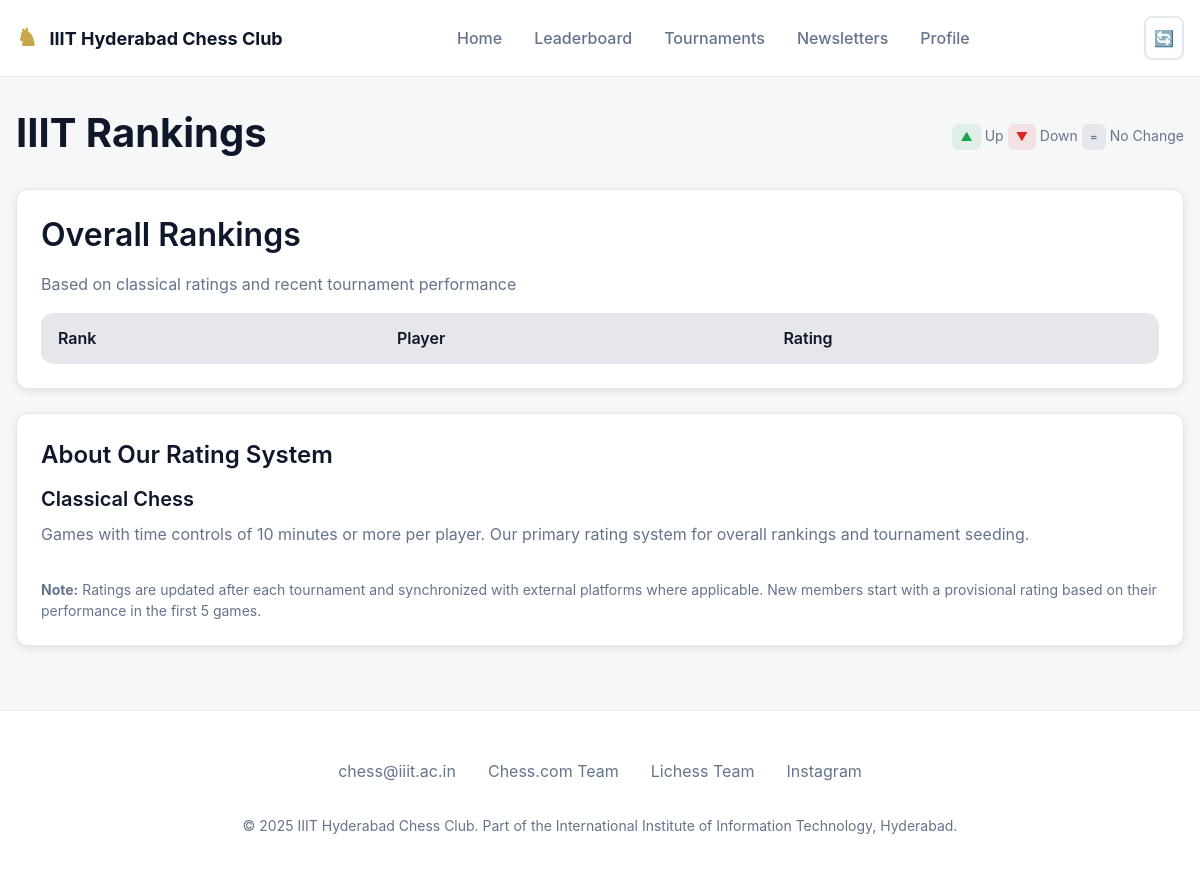
/leaderboard, run on an earlier commit of the app's database.
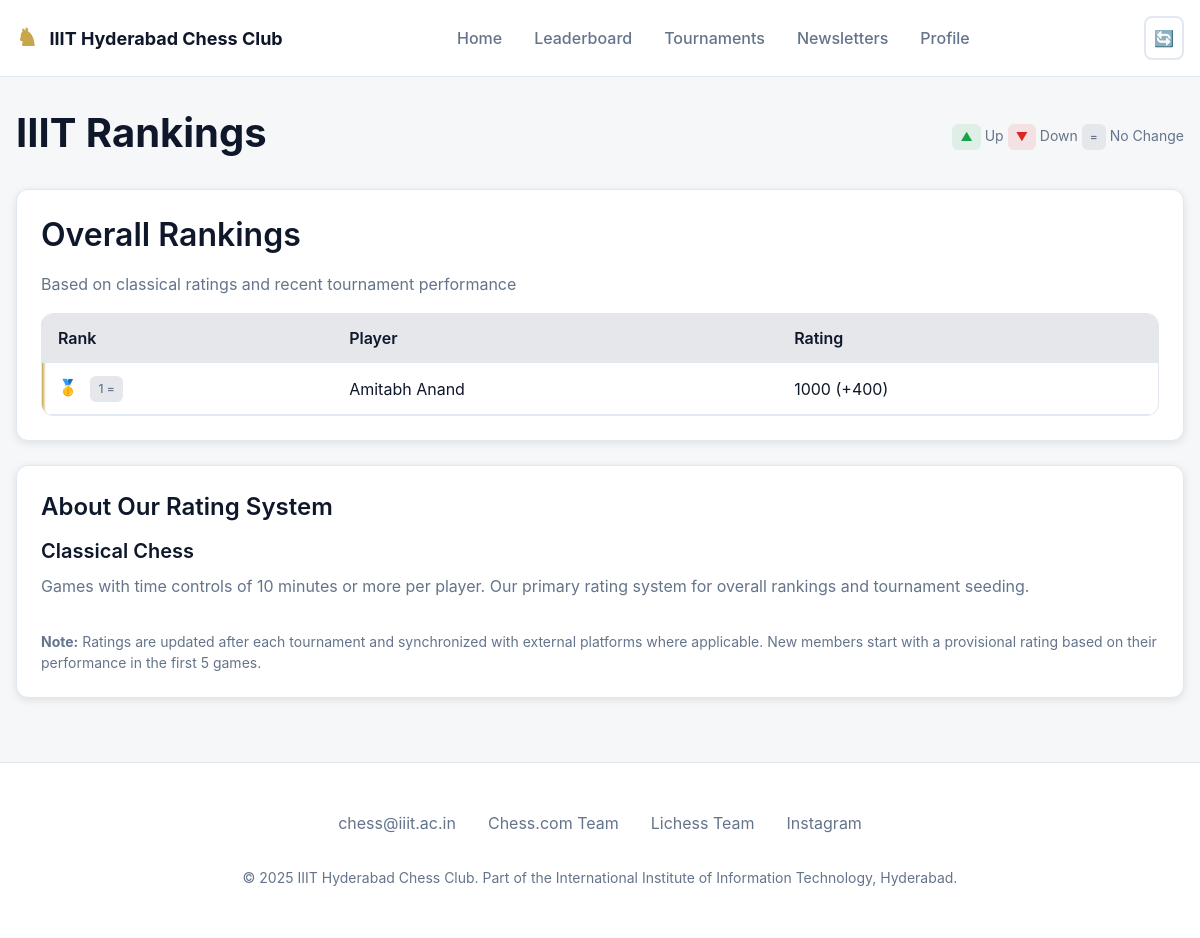
And on a later commit of the database.
### accounts/models.py (models this page shows, shortened)
class User(AbstractUser):
    def __str__(self):
        return f"{self.username}"

class UserProfile(models.Model):
    user = models.OneToOneField(User, on_delete=models.CASCADE, related_name="profile")
    rating = models.IntegerField(default=600)
    last_rating = models.IntegerField(default=600)
    last_rank = models.IntegerField(default=0)
    chessdotcom = models.CharField(max_length=64, blank=True, null=True)
    lichess = models.CharField(max_length=64, blank=True, null=True)

### leaderboard/views.py (the view)
# urls.py: path('', include('leaderboard.urls')),
def leaderboard(request):
    users = User.objects.all().order_by('-profile__rating')
    leaderboard_data = []
    with transaction.atomic():
        for index, user in enumerate(users, start=1):
            profile = user.profile
            current_rank = index
            last_rank = profile.last_rank or current_rank
            rank_change = last_rank - current_rank
            leaderboard_data.append({
                "user": user,
                "current_rank": current_rank,
                "rank_change": rank_change,
                "moved_up": current_rank < last_rank,
                "moved_down": current_rank > last_rank,
                "rating_change": profile.rating - profile.last_rating,
            })
            if profile.last_rank != current_rank:
                profile.last_rank = current_rank
                profile.save(update_fields=['last_rank'])
    return render(request, 'leaderboard.html', {"leaderboard": leaderboard_data})

### IIITChessClub/templates/leaderboard.html (shortened to what this page needs)
<!DOCTYPE html>
{% load static %}
<html lang="en">
<head>
  <link rel="stylesheet" href="{% static 'css/styles.css' %}">
</head>
<body>
  <nav class="navbar">
    <div class="container">
      <div class="nav-content">
        <a href="{% url 'home' %}" class="nav-logo">
          IIIT Hyderabad Chess Club
        </a>
        <ul class="nav-links">
          <li><a href="{% url 'home' %}" class="nav-link">Home</a></li>
          <li><a href="{% url 'leaderboard' %}" class="nav-link">Leaderboard</a></li>
          <li><a href="{% url 'tournaments' %}" class="nav-link">Tournaments</a></li>
          <li><a href="{% url 'newsletters' %}" class="nav-link">Newsletters</a></li>
          <li><a href="{% url 'profile' %}" class="nav-link">Profile</a></li>
        </ul>
        <div class="nav-controls">
          <button class="theme-toggle" aria-label="Toggle theme">🔄</button>
        </div>
      </div>
    </div>
  </nav>
  <main class="container" style="margin-top: 2rem;">
    <div class="flex items-center justify-between mb-6">
      <h1>IIIT Rankings</h1>
      <div class="text-muted" style="font-size: 0.875rem;">
        <span class="badge badge-success">▲</span> Up
        <span class="badge badge-danger">▼</span> Down
        <span class="badge badge-neutral">=</span> No Change
      </div>
    </div>
    <div class="card mb-6">
      <h2>Overall Rankings</h2>
      <p class="text-muted mb-4">Based on classical ratings and recent tournament performance</p>
      <div class="table-container">
        <div class="table-scroll">
          <table class="table leaderboard" id="overall-rankings">
            <thead>
              <tr>
                <th>Rank</th>
                <th>Player</th>
                <th>Rating</th>
              </tr>
            </thead>
            <tbody>
              {% for entry in leaderboard %}
              <tr>
                <td>
                  {% if entry.moved_up %}
                    <span class="badge badge-success">{{ entry.current_rank }} ▲</span>
                  {% elif entry.moved_down %}
                    <span class="badge badge-danger">{{ entry.current_rank }} ▼</span>
                  {% else %}
                    <span class="badge badge-neutral">{{ entry.current_rank }} =</span>
                  {% endif %}
                </td>
                <td>{{ entry.user.first_name }} {{ entry.user.last_name }}</td>
                <td>
                  {{ entry.user.profile.rating }}
                  {% with entry.rating_change as change %}
                    {% if change > 0 %}
                      <span class="text-success">(+{{ change }})</span>
                    {% elif change < 0 %}
                      <span class="text-danger">({{ change }})</span>
                    {% endif %}
                  {% endwith %}
                </td>
              </tr>
              {% endfor %}
            </tbody>
          </table>
        </div>
      </div>
    </div>
    <div class="card mt-6">
      <h3>About Our Rating System</h3>
      <div class="grid grid-2">
        <div>
          <h4>Classical Chess</h4>
          <p>Games with time controls of 10 minutes or more per player. Our primary rating system for overall rankings and tournament seeding.</p>
        </div>
      </div>
      <div class="mt-4 text-muted" style="font-size: 0.875rem;">
        <strong>Note:</strong> Ratings are updated after each tournament and synchronized with external platforms where applicable.
        New members start with a provisional rating based on their performance in the first 5 games.
      </div>
    </div>
  </main>
  <footer class="footer">
    <div class="container">
      <div class="footer-content">
        <div class="footer-links">
          <a href="mailto:chess@iiit.ac.in">chess@iiit.ac.in</a>
          <a href="#">Chess.com Team</a>
          <a href="#">Lichess Team</a>
          <a href="#">Instagram</a>
        </div>
        <div class="footer-info">
          <p>&copy; 2025 IIIT Hyderabad Chess Club. Part of the International Institute of Information Technology, Hyderabad.</p>
        </div>
      </div>
    </div>
  </footer>
</body>
</html>

### static/css/styles.css (style rules this page uses)
:root { --bg: #f6f7f9; --surface: #ffffff; --text: #0f172a; --text-secondary: #64748b; --muted: #e5e7eb; --accent: #c8a64b; --accent-hover: #b8964b; --success: #16a34a; --danger: #dc2626; --warning: #d97706; --border: #e2e8f0; --shadow: rgba(0, 0, 0, 0.1); --shadow-lg: rgba(0, 0, 0, 0.15); }
*, *::before, *::after { box-sizing: border-box; }
* { margin: 0; }
body { line-height: 1.5; -webkit-font-smoothing: antialiased; font-family: 'Inter', ui-sans-serif, system-ui, -apple-system, BlinkMacSystemFont, "Segoe UI", Roboto, "Helvetica Neue", Arial, "Noto Sans", sans-serif; background-color: var(--bg); color: var(--text); transition: background-color 0.3s ease, color 0.3s ease; }
input, button, textarea, select { font: inherit; }
p, h1, h2, h3, h4, h5, h6 { overflow-wrap: break-word; }
.container { max-width: 1200px; margin: 0 auto; padding: 0 1rem; }
.card { background: var(--surface); border-radius: 12px; padding: 1.5rem; box-shadow: 0 2px 8px var(--shadow); border: 1px solid var(--border); transition: all 0.3s ease; }
.grid { display: grid; gap: 1.5rem; }
.grid-2 { grid-template-columns: repeat(auto-fit, minmax(300px, 1fr)); }
.flex { display: flex; }
.items-center { align-items: center; }
.justify-between { justify-content: space-between; }
h1 { font-size: 2.5rem; font-weight: 700; line-height: 1.2; margin-bottom: 0.5rem; }
h2 { font-size: 2rem; font-weight: 600; line-height: 1.3; margin-bottom: 1rem; }
h3 { font-size: 1.5rem; font-weight: 600; line-height: 1.4; margin-bottom: 0.75rem; }
h4 { font-size: 1.25rem; font-weight: 600; margin-bottom: 0.5rem; }
p { color: var(--text-secondary); margin-bottom: 1rem; line-height: 1.6; }
.text-muted { color: var(--text-secondary); }
.navbar { position: sticky; top: 0; z-index: 100; background: var(--surface); border-bottom: 1px solid var(--border); backdrop-filter: blur(10px); transition: all 0.3s ease; }
.nav-content { display: flex; align-items: center; justify-content: space-between; padding: 1rem 0; }
.nav-logo { display: flex; align-items: center; gap: 0.75rem; font-weight: 700; font-size: 1.125rem; color: var(--text); text-decoration: none; transition: color 0.3s ease; }
.nav-logo::before { content: "♞"; font-size: 1.5rem; color: var(--accent); }
.nav-links { display: flex; list-style: none; gap: 2rem; margin: 0; padding: 0; }
.nav-link { color: var(--text-secondary); text-decoration: none; font-weight: 500; padding: 0.5rem 0; position: relative; transition: color 0.3s ease; }
.nav-controls { display: flex; align-items: center; gap: 1rem; }
.theme-toggle { background: none; border: 2px solid var(--border); border-radius: 8px; padding: 0.5rem; cursor: pointer; color: var(--text); transition: all 0.3s ease; display: flex; align-items: center; justify-content: center; }
.table-container { background: var(--surface); border-radius: 12px; overflow: hidden; border: 1px solid var(--border); }
.table-scroll { max-height: 400px; overflow-y: auto; }
.table { width: 100%; border-collapse: collapse; }
.table th, .table td { padding: 0.75rem 1rem; text-align: left; border-bottom: 1px solid var(--border); }
.table th { background: var(--muted); font-weight: 600; color: var(--text); position: sticky; top: 0; z-index: 10; }
.table tr:nth-child(-n+3) { background: linear-gradient(90deg, var(--accent), transparent); background-size: 4px 100%; background-repeat: no-repeat; }
.table.leaderboard tr:first-child td:first-child::before { content: "🥇"; margin-right: 0.5rem; }
.table tr:first-child td:first-child::before { margin-right: 0.5rem; }
.badge { display: inline-flex; align-items: center; padding: 0.25rem 0.5rem; border-radius: 6px; font-size: 0.75rem; font-weight: 500; gap: 0.25rem; }
.badge-success { background: rgba(22, 163, 74, 0.1); color: var(--success); }
.badge-danger { background: rgba(220, 38, 38, 0.1); color: var(--danger); }
.badge-neutral { background: var(--muted); color: var(--text-secondary); }
.footer { background: var(--surface); border-top: 1px solid var(--border); padding: 3rem 0 2rem; margin-top: 4rem; }
.footer-content { text-align: center; }
.footer-links { display: flex; justify-content: center; gap: 2rem; margin-bottom: 2rem; flex-wrap: wrap; }
.footer-links a { color: var(--text-secondary); text-decoration: none; }
.footer-info { color: var(--text-secondary); font-size: 0.875rem; }
.mt-4 { margin-top: 1rem; }
.mb-4 { margin-bottom: 1rem; }
.mb-6 { margin-bottom: 1.5rem; }
html { scroll-behavior: smooth; }

What changed in the data, as far as the page shows it:
added User: current_rank "1", user.first_name "Amitabh", user.last_name "Anand", user.profile.rating "1000", rating_change "400"
